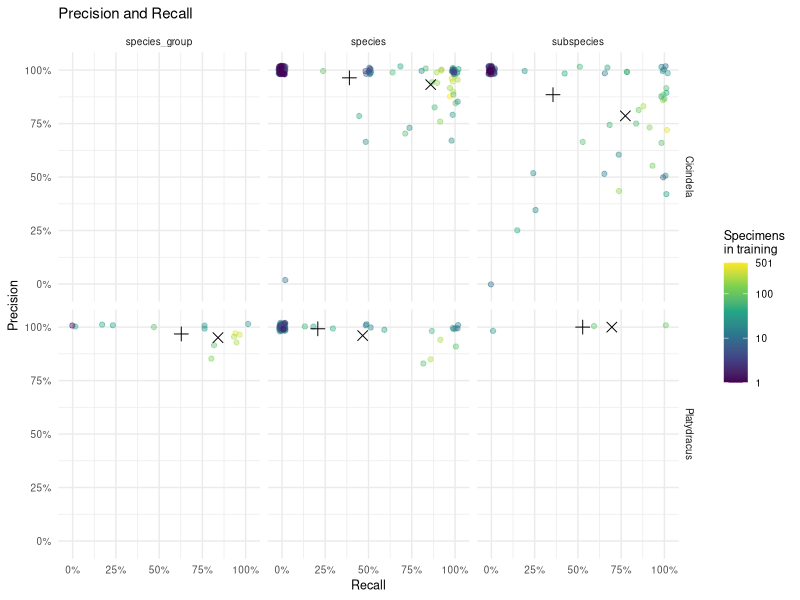
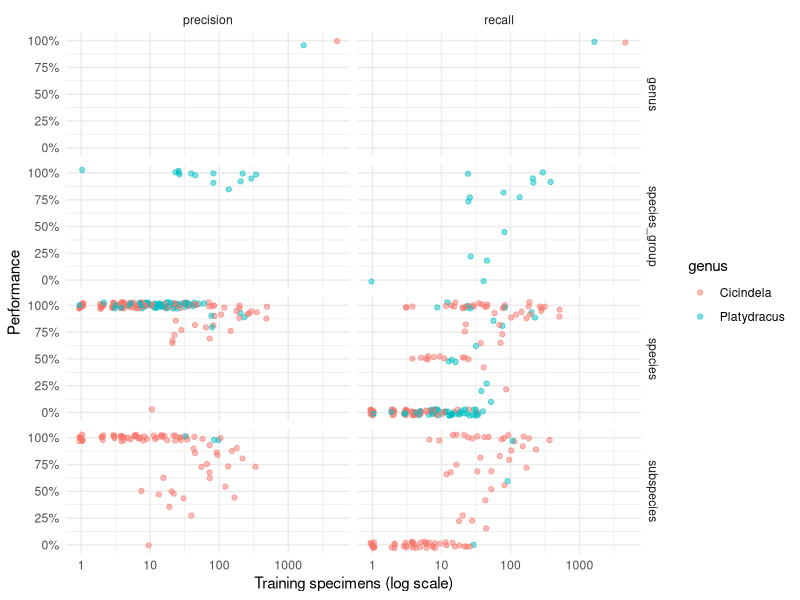
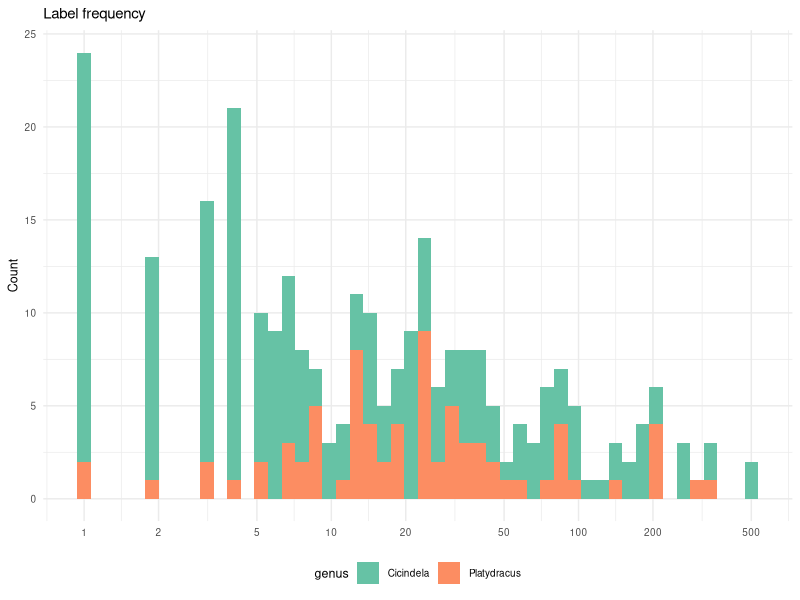
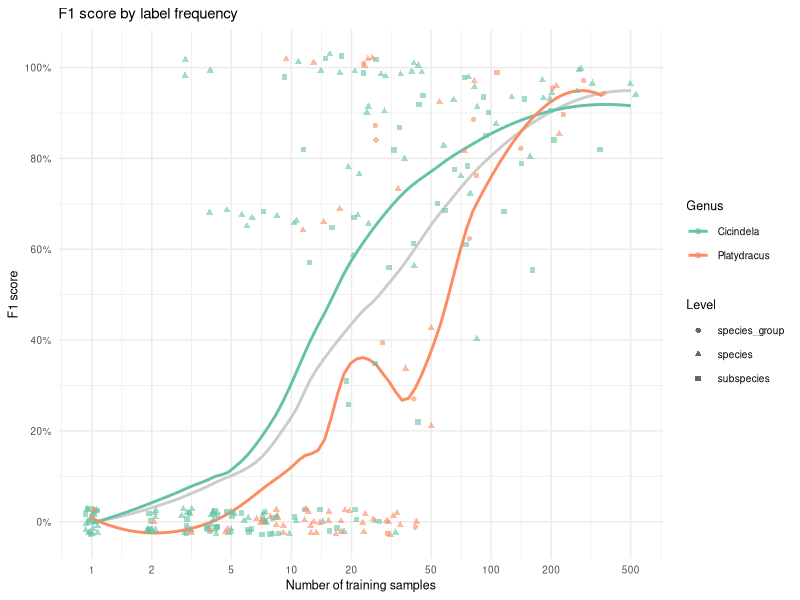
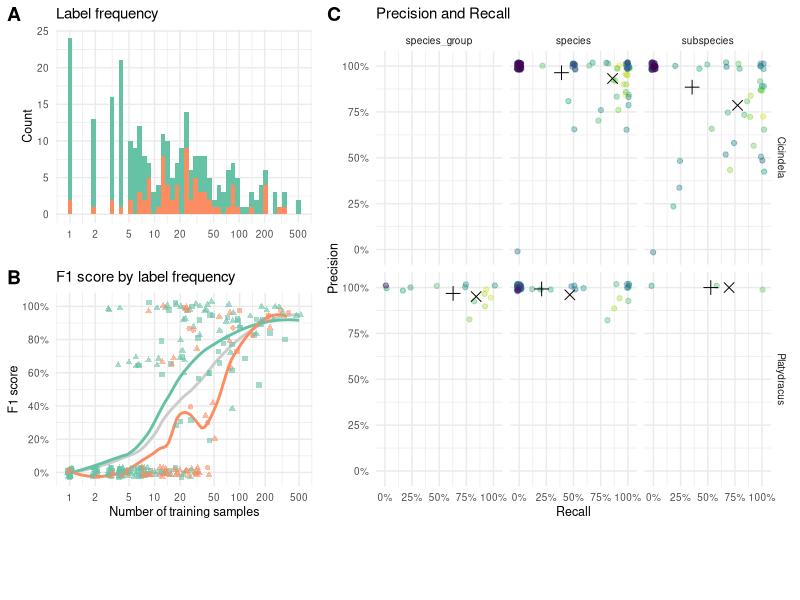
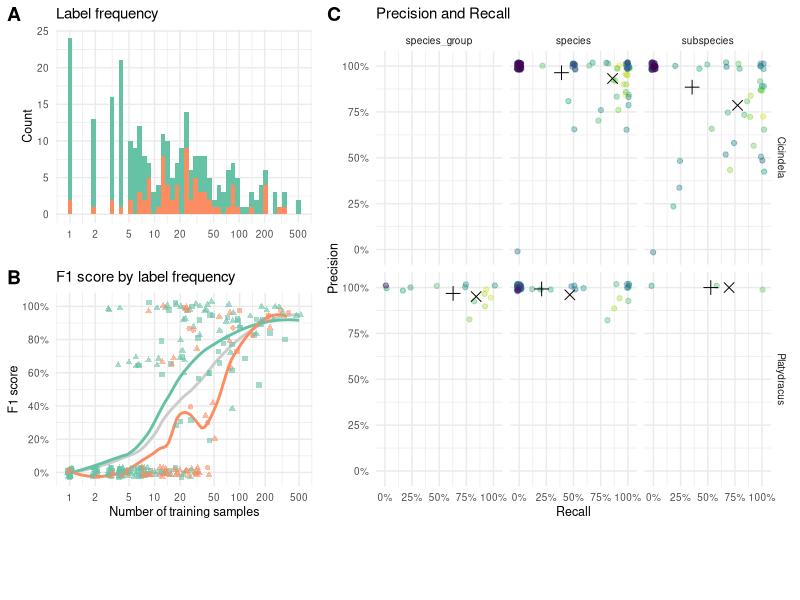
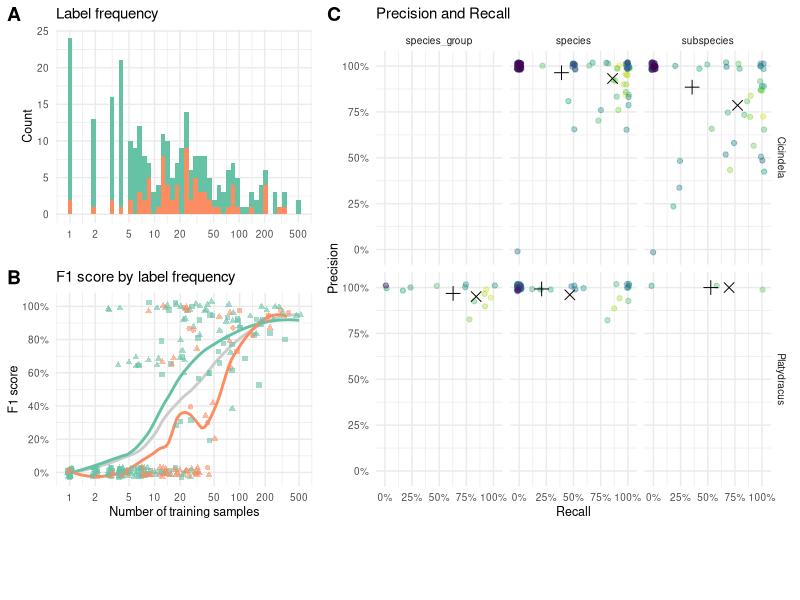

The R source for these figures, in order:
## ---- chunk 1
set.seed(1324)
library(tidyverse)
library(ggthemes)
library(cowplot)
## ---- chunk 2
performance_data <- read_csv("test_results_eva02_large_patch14_448.mim_m38m_ft_in22k_in1k.csv") %>%
  mutate(
    across(starts_with('micro'), ~ .x / 100),
    taxonomic_level = case_when(
      str_detect(Term, "^[A-Z]") ~ "genus",
      str_detect(Term, "^[a-z]+group_") ~ "species_group",
      str_count(Term, "_") == 1 ~ "species",
      TRUE ~ "subspecies"
    ),
    taxonomic_level = factor(taxonomic_level, levels = c("genus", "species_group", "species", "subspecies")),
    f1 = true_positives / (true_positives + (false_positives + false_negatives) / 2)
  ) %>%
  rename(
    taxon = Term,
    precision = micro_precision,
    recall = micro_recall,
    training_specimens = N_train,
    test_specimens = N
  )

glimpse(performance_data)
## ---- chunk 3
calculate_averages <- function(data, ...) {
  data %>%
    group_by(...) %>%
    summarise(
      precision_equal = mean(precision, na.rm = TRUE),
      recall_equal = mean(recall, na.rm = TRUE),
      precision_weighted = weighted.mean(precision, training_specimens, na.rm = TRUE),
      recall_weighted = weighted.mean(recall, training_specimens, na.rm = TRUE),
      n_terms = n(),
      .groups = 'drop'
    )
}
## ---- chunk 4
summary_stats <- calculate_averages(performance_data, genus, taxonomic_level)

plot_averages <- summary_stats %>%
  select(-n_terms) %>%
  pivot_longer(cols = c(-genus, -taxonomic_level), names_to = 'metric') %>%
  mutate(
    weighted = str_detect(metric, '_weighted'),
    metric_clean = str_replace(metric, '^(.+?)_(equal|weighted)$', '\\1')
  ) %>%
  select(-metric) %>%
  pivot_wider(names_from = metric_clean, values_from = value) %>%
  mutate(
    weighting_type = if_else(weighted, "Weighted by specimens", "Equal taxa")
  )

print("Summary Statistics by Genus and Taxonomic Level:")
summary_stats
## ---- chunk 5
plot_data <- performance_data %>%
  filter(taxonomic_level != "genus") %>%
  mutate(taxonomic_level = droplevels(taxonomic_level)) %>%
  arrange(desc(training_specimens))

plot_averages_sub <- plot_averages %>%
  filter(taxonomic_level != "genus") %>%
  mutate(taxonomic_level = droplevels(taxonomic_level))
## ---- chunk 6
precision_recall_plot <- ggplot() +
  geom_jitter(
    data = plot_data,
    aes(y = precision, x = recall, color = training_specimens),
    width = 0.02,
    height = 0.02,
    alpha = 0.4
  ) +
  geom_point(
    data = plot_averages_sub,
    aes(y = precision, x = recall, shape = weighted),
    size = 3
  ) +
  scale_shape_manual(
    values = c(3, 4),
    name = 'Averaging',
    labels = c("taxa", 'specimens'),
    guide = 'none'
  ) +
  scale_color_viridis_c(
    trans = 'log10',
    name = "Specimens\nin training",
    breaks = c(1, 10, 100, max(plot_data$training_specimens))
  ) +
  scale_x_continuous(labels = scales::percent, breaks = seq(0,1,by=.25), limits=c(-0.03,1.03)) +
  scale_y_continuous(labels = scales::percent, breaks = seq(0,1,by=.25), limits=c(-0.03,1.03)) +
  ggtitle("Precision and Recall") +
  xlab("Recall") +
  ylab("Precision") +
  facet_grid(genus ~ taxonomic_level) +
  theme_minimal() +
  theme(text = element_text(size=9))

print(precision_recall_plot)
## ---- chunk 7
training_size_data <- performance_data %>%
  arrange(desc(training_specimens)) %>%
  pivot_longer(
    cols = c("precision", "recall"),
    names_to = "metric",
    values_to = "value"
  )
## ---- chunk 8
training_size_plot <- ggplot(training_size_data) +
  geom_jitter(
    aes(x = training_specimens, y = value, color = genus),
    width = 0.03,
    height = 0.03,
    alpha = 0.5
  ) +
  scale_x_log10() +
  scale_y_continuous(labels = scales::percent) +
  xlab("Training specimens (log scale)") +
  ylab("Performance") +
  facet_grid(taxonomic_level ~ metric) +
  theme_minimal()

print(training_size_plot)
## ---- chunk 9
cat("Dataset Overview:\n")
cat(sprintf("- Total taxa analyzed: %d\n", nrow(performance_data)))

for (g in sort(unique(performance_data$genus))) {
  gdata <- performance_data %>% filter(genus == g)
  cat(sprintf("\n%s (n_terms = %d):\n", g, nrow(gdata)))
  for (lvl in c("genus", "species", "subspecies")) {
    sub <- gdata %>% filter(taxonomic_level == lvl)
    if (nrow(sub) == 0) next
    row <- summary_stats %>% filter(genus == g, taxonomic_level == lvl)
    cat(sprintf("  %-10s  n=%3d  precision (equal)=%.1f%%  recall (equal)=%.1f%%  precision (wt)=%.1f%%  recall (wt)=%.1f%%\n",
                lvl, nrow(sub),
                100 * row$precision_equal, 100 * row$recall_equal,
                100 * row$precision_weighted, 100 * row$recall_weighted))
  }
}
## ---- chunk 10
dist_plot <- ggplot(plot_data) +
  geom_histogram(
    aes(x = training_specimens, fill = genus),
    bins = 50,
    position = "stack"
  ) +
  scale_fill_brewer(palette = "Set2") +
  scale_x_log10(breaks=c(1,2,5,10,20,50,100,200,500)) +
  ggtitle("Label frequency") +
  xlab(NULL) +
  ylab("Count") +
  theme_minimal() +
  theme(text = element_text(size=9), legend.position = "bottom")

dist_plot
## ---- chunk 11
f1_plot <- ggplot(plot_data) +
  geom_smooth(
    aes(x = training_specimens, y = f1),
    method = "loess",
    span = 0.6,
    se = FALSE,
    color = gray(0.8)
  ) +
    geom_smooth(
    aes(x = training_specimens, y = f1, group=genus,color=genus),
    method = "loess",
    span = 0.6,
    se = FALSE,
    alpha=0.2,
  ) +
  geom_jitter(
    aes(x = training_specimens, y = f1, color = genus, shape = taxonomic_level),
    width = 0.03,
    height = 0.03,
    alpha = 0.6
  ) +
  scale_x_log10(breaks = c(1, 2, 5, 10, 20, 50, 100, 200, 500)) +
  scale_y_continuous(
    labels = scales::percent,
    breaks = seq(0, 1.00, by = 0.20)
  ) +
  scale_color_brewer(palette = "Set2", name = "Genus") +
  scale_shape_discrete(name = "Level") +
  ggtitle("F1 score by label frequency") +
  xlab("Number of training samples") +
  ylab("F1 score") +
  theme_minimal() +
  theme(text = element_text(size=9))

f1_plot
## ---- chunk 12
legend_AB <- get_legend(
  f1_plot + theme(
    legend.position = 'bottom',
    legend.box = 'vertical',
    legend.box.spacing = unit(0, 'pt'),
    legend.spacing.y = unit(-4, 'pt'),
    legend.margin = margin(0, 0, 0, 0)
  )
)
legend_C  <- get_legend(
  precision_recall_plot +
    theme(legend.position = 'bottom', legend.box = 'horizontal') +
    guides(color = guide_colorbar(barwidth = 8, barheight = 0.6))
)
## ---- chunk 13
p_AB <- cowplot::plot_grid(
  dist_plot + theme(legend.position = 'none'),
  f1_plot + theme(legend.position = 'none'),
  ncol = 1,
  labels = "AUTO",
  align = 'hv',
  axis = 'lrtb'
)

top_row <- cowplot::plot_grid(
  p_AB,
  precision_recall_plot + theme(legend.position = 'none'),
  rel_widths = c(0.8, 1.2),
  nrow = 1,
  labels = c("", "C")
)

legend_row <- cowplot::plot_grid(
  legend_AB,
  legend_C,
  rel_widths = c(0.8, 1.2),
  nrow = 1
)

p <- cowplot::plot_grid(
  top_row,
  legend_row,
  ncol = 1,
  rel_heights = c(1, 0.14)
)

p
## ---- chunk 14
ggsave(
  filename = 'taxonomy_metrics.pdf',
  plot = p,
  device = 'pdf',
  width = 11,
  height = 5,
  units = 'in',
  useDingbats = FALSE
)

ggsave(
  filename = 'taxonomy_metrics.png',
  plot = p,
  device = 'png',
  width = 11,
  height = 5,
  units = 'in',
  dpi = 300
)
## ---- chunk 15
performance_data %>%
  filter(taxon %in% c("cicindela_sylvicola", "Cicindela", "Platydracus"))
